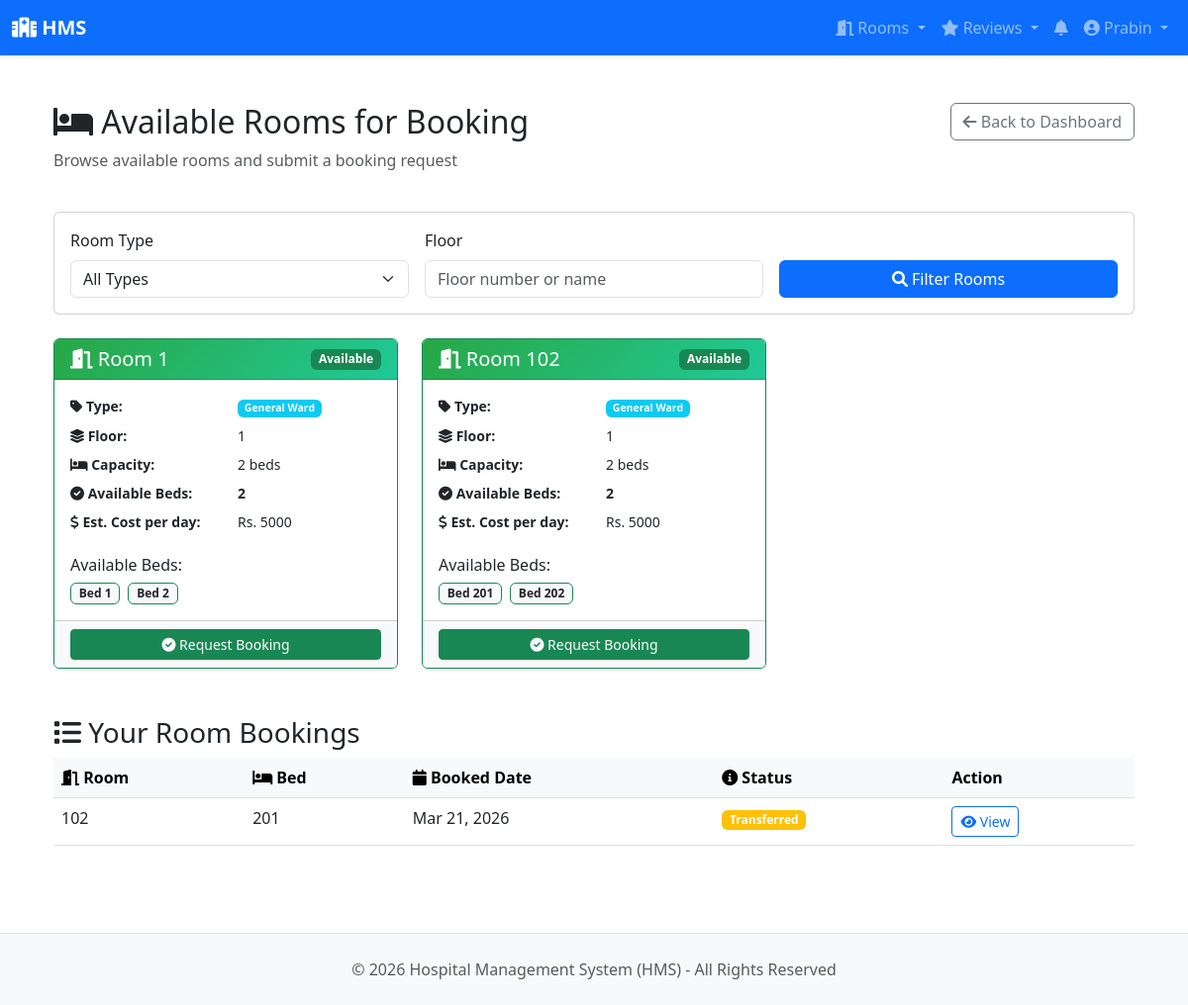
The page /rooms/patient/available/ (signed in) on the database as committed earlier.
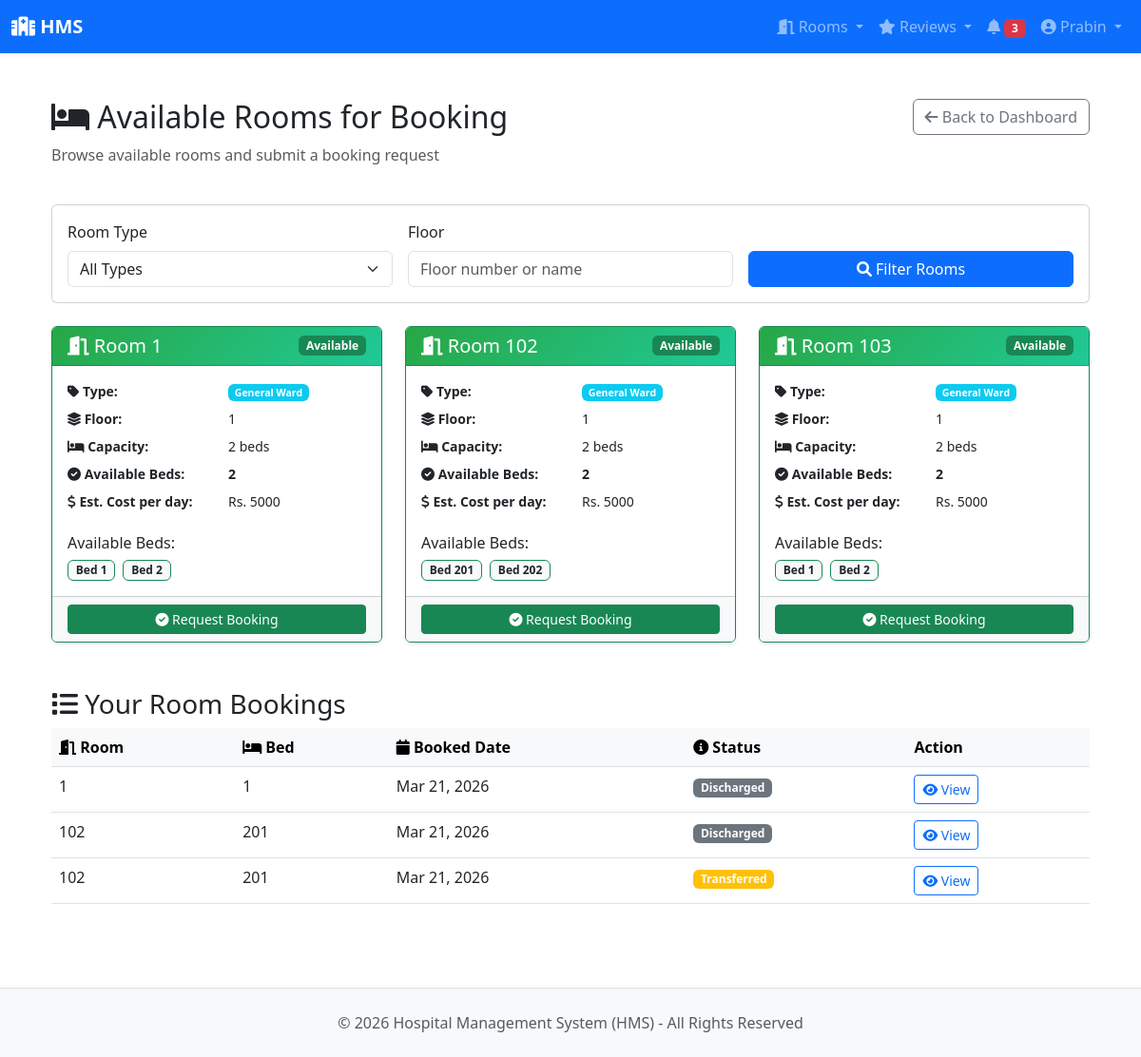
The same page on the database as committed later.
### users/models.py (models this page shows, shortened)
class User(AbstractBaseUser, PermissionsMixin):
    ROLE_CHOICES = [
        ('PATIENT', 'Patient'),
        ('DOCTOR', 'Doctor'),
        ('RECEPTIONIST', 'Receptionist'),
        ('LAB_TECHNICIAN', 'Lab Technician'),
        ('ADMIN', 'Super Admin'),
    ]
    email = models.EmailField(unique=True)
    username = models.CharField(max_length=50)
    role = models.CharField(max_length=20, choices=ROLE_CHOICES, default='PATIENT')
    is_active = models.BooleanField(default=False)  # False until email activated
    is_staff = models.BooleanField(default=False)
    date_joined = models.DateTimeField(auto_now_add=True)
    activation_token = models.CharField(max_length=200, blank=True, null=True)
    objects = UserManager()
    USERNAME_FIELD = 'email'
    REQUIRED_FIELDS = ['username']

### rooms/models.py (models this page shows, shortened)
class Room(models.Model):
    ROOM_TYPE_CHOICES = [
        ('GENERAL', 'General Ward'),
        ('SEMI_PRIVATE', 'Semi Private'),
        ('PRIVATE', 'Private'),
        ('ICU', 'ICU'),
        ('EMERGENCY', 'Emergency'),
    ]
    room_number = models.CharField(max_length=20, unique=True)
    room_type = models.CharField(max_length=20, choices=ROOM_TYPE_CHOICES, default='GENERAL')
    floor = models.CharField(max_length=20, blank=True)
    capacity = models.PositiveIntegerField(default=1)
    is_active = models.BooleanField(default=True)
    notes = models.TextField(blank=True)
    created_at = models.DateTimeField(auto_now_add=True)

class RoomBed(models.Model):
    BED_STATUS_CHOICES = [
        ('AVAILABLE', 'Available'),
        ('OCCUPIED', 'Occupied'),
        ('MAINTENANCE', 'Maintenance'),
    ]
    room = models.ForeignKey(Room, on_delete=models.CASCADE, related_name='beds')
    bed_number = models.CharField(max_length=20)
    status = models.CharField(max_length=15, choices=BED_STATUS_CHOICES, default='AVAILABLE')
    class Meta:
        unique_together = ['room', 'bed_number']
        ordering = ['room__room_number', 'bed_number']

class RoomAssignment(models.Model):
    STATUS_CHOICES = [
        ('ADMITTED', 'Admitted'),
        ('DISCHARGED', 'Discharged'),
        ('TRANSFERRED', 'Transferred'),
    ]
    patient = models.ForeignKey('users.PatientProfile', on_delete=models.CASCADE, related_name='room_assignments')
    bed = models.ForeignKey(RoomBed, on_delete=models.PROTECT, related_name='assignments')
    admitted_by = models.ForeignKey('users.User', on_delete=models.SET_NULL, null=True, related_name='admitted_patients')
    doctor = models.ForeignKey('clinical.Doctor', on_delete=models.SET_NULL, null=True, blank=True, related_name='room_patients')
    reason = models.CharField(max_length=255, blank=True)
    status = models.CharField(max_length=15, choices=STATUS_CHOICES, default='ADMITTED')
    admitted_at = models.DateTimeField(auto_now_add=True)
    discharged_at = models.DateTimeField(null=True, blank=True)
    discharge_notes = models.TextField(blank=True)
    class Meta:
        ordering = ['-admitted_at']

### rooms/views.py (the view)
# urls.py: path('patient/available/', views.patient_available_rooms, name='patient_available_rooms'),
@login_required
def patient_available_rooms(request):
    if request.user.role != 'PATIENT':
        messages.error(request, 'Access denied. Patients only.')
        return redirect('users:dashboard')
    rooms = Room.objects.prefetch_related('beds').filter(is_active=True)
    room_type = request.GET.get('room_type')
    floor = request.GET.get('floor')
    if room_type:
        rooms = rooms.filter(room_type=room_type)
    if floor:
        rooms = rooms.filter(floor__icontains=floor)
    available_rooms = []
    for room in rooms:
        available_beds = [bed for bed in room.beds.all() if bed.status == 'AVAILABLE']
        if available_beds:
            room.available_bed_list = available_beds
            room.available_beds_count = len(available_beds)
            room.get_estimated_cost = 5000  # Standard cost per day (can vary by type)
            available_rooms.append(room)
    patient = request.user.patient_profile
    patient_bookings = RoomAssignment.objects.filter(patient=patient).select_related('bed__room')
    context = {
        'available_rooms': available_rooms,
        'patient_bookings': patient_bookings,
    }
    return render(request, 'rooms/patient_available_rooms.html', context)

### notifications/context_processors.py (called while the page is built)
def unread_notifications(request):
    if request.user.is_authenticated:
        count = Notification.objects.filter(recipient=request.user, is_read=False).count()
        return {'unread_notification_count': count}
    return {'unread_notification_count': 0}

### templates/rooms/patient_available_rooms.html (shortened to what this page needs)
{% extends 'base.html' %}
{% load static %}
{% block content %}
<div class="container py-4">
    <div class="row mb-4">
        <div class="col-md-8">
            <h1 class="h2">
                <i class="fas fa-bed"></i> Available Rooms for Booking
            </h1>
            <p class="text-muted">Browse available rooms and submit a booking request</p>
        </div>
        <div class="col-md-4 text-end">
            <a href="{% url 'users:dashboard' %}" class="btn btn-outline-secondary">
                <i class="fas fa-arrow-left"></i> Back to Dashboard
            </a>
        </div>
    </div>
    <div class="card mb-4">
        <div class="card-body">
            <form method="GET" class="row g-3">
                <div class="col-md-4">
                    <label class="form-label">Room Type</label>
                    <select name="room_type" class="form-select">
                        <option value="">All Types</option>
                    </select>
                </div>
                <div class="col-md-4">
                    <label class="form-label">Floor</label>
                    <input type="text" name="floor" class="form-control" placeholder="Floor number or name" value="{{ request.GET.floor }}">
                </div>
                <div class="col-md-4 d-flex align-items-end">
                    <button type="submit" class="btn btn-primary w-100">
                        <i class="fas fa-search"></i> Filter Rooms
                    </button>
                </div>
            </form>
        </div>
    </div>
    <div class="row g-4">
        {% for room in available_rooms %}
        <div class="col-md-6 col-lg-4">
            <div class="card h-100 shadow-sm border-success">
                <div class="card-header bg-gradient-success">
                    <div class="d-flex justify-content-between align-items-center">
                        <h5 class="mb-0">
                            <i class="fas fa-door-open"></i> Room {{ room.room_number }}
                        </h5>
                        <span class="badge bg-success">Available</span>
                    </div>
                </div>
                <div class="card-body">
                    <dl class="row small">
                        <dt class="col-sm-6">
                            <i class="fas fa-tag"></i> Type:
                        </dt>
                        <dd class="col-sm-6">
                            <span class="badge bg-info">{{ room.get_room_type_display }}</span>
                        </dd>
                        <dt class="col-sm-6">
                            <i class="fas fa-layer-group"></i> Floor:
                        </dt>
                        <dd class="col-sm-6">{{ room.floor }}</dd>
                        <dt class="col-sm-6">
                            <i class="fas fa-bed"></i> Capacity:
                        </dt>
                        <dd class="col-sm-6">{{ room.capacity }} beds</dd>
                        <dt class="col-sm-6">
                            <i class="fas fa-check-circle"></i> Available Beds:
                        </dt>
                        <dd class="col-sm-6">
                            <strong>{{ room.available_beds_count }}</strong>
                        </dd>
                        <dt class="col-sm-6">
                            <i class="fas fa-dollar-sign"></i> Est. Cost per day:
                        </dt>
                        <dd class="col-sm-6">
                            Rs. {{ room.get_estimated_cost }}
                        </dd>
                    </dl>
                    <div class="mt-3">
                        <h6>Available Beds:</h6>
                        <div class="d-flex flex-wrap gap-2">
                            {% for bed in room.available_bed_list %}
                            <span class="badge bg-light text-dark border border-success">
                                Bed {{ bed.bed_number }}
                            </span>
                            {% endfor %}
                        </div>
                    </div>
                </div>
                <div class="card-footer bg-light">
                    <form method="POST" action="{% url 'rooms:patient_book_room' %}">
                        <button type="submit" class="btn btn-success btn-sm w-100">
                            <i class="fas fa-check-circle"></i> Request Booking
                        </button>
                    </form>
                </div>
            </div>
        </div>
        {% endfor %}
    </div>
    <div class="row mt-5">
        <div class="col-12">
            <h3><i class="fas fa-list"></i> Your Room Bookings</h3>
            <div class="table-responsive">
                <table class="table table-hover">
                    <thead class="table-light">
                        <tr>
                            <th><i class="fas fa-door-open"></i> Room</th>
                            <th><i class="fas fa-bed"></i> Bed</th>
                            <th><i class="fas fa-calendar"></i> Booked Date</th>
                            <th><i class="fas fa-info-circle"></i> Status</th>
                            <th>Action</th>
                        </tr>
                    </thead>
                    <tbody>
                        {% for booking in patient_bookings %}
                        <tr>
                            <td>{{ booking.bed.room.room_number }}</td>
                            <td>{{ booking.bed.bed_number }}</td>
                            <td>{{ booking.admitted_at|date:"M d, Y" }}</td>
                            <td>
                                {% if booking.status == 'ADMITTED' %}
                                    <span class="badge bg-success">Admitted</span>
                                {% elif booking.status == 'DISCHARGED' %}
                                    <span class="badge bg-secondary">Discharged</span>
                                {% else %}
                                    <span class="badge bg-warning">{{ booking.get_status_display }}</span>
                                {% endif %}
                            </td>
                            <td>
                                <a href="{% url 'rooms:room_detail' booking.bed.room.id %}" class="btn btn-sm btn-outline-primary">
                                    <i class="fas fa-eye"></i> View
                                </a>
                            </td>
                        </tr>
                        {% empty %}
                        <tr>
                            <td colspan="5" class="text-center text-muted">No active bookings yet</td>
                        </tr>
                        {% endfor %}
                    </tbody>
                </table>
            </div>
        </div>
    </div>
</div>
{% endblock %}

### templates/base.html (shortened to what this page needs)
<!DOCTYPE html>
<html lang="en">
<head>
    <link href="https://cdn.jsdelivr.net/npm/bootstrap@5.3.0/dist/css/bootstrap.min.css" rel="stylesheet">
    <link href="https://cdnjs.cloudflare.com/ajax/libs/font-awesome/6.0.0/css/all.min.css" rel="stylesheet">
</head>
<body>
{% if user.is_authenticated %}
<nav class="navbar navbar-expand-lg navbar-dark bg-primary sticky-top shadow-sm">
    <div class="container-fluid">
        <a class="navbar-brand fw-bold" href="{% url 'users:dashboard' %}">
            <i class="fas fa-hospital"></i> HMS
        </a>
        <div class="collapse navbar-collapse" id="navbarNav">
            <div class="navbar-nav ms-auto">
                {% if user.role == 'PATIENT' or user.role == 'DOCTOR' or user.role == 'RECEPTIONIST' or user.role == 'ADMIN' %}
                <div class="nav-item dropdown">
                    <a class="nav-link dropdown-toggle" href="#" id="roomsDropdown" role="button" data-bs-toggle="dropdown">
                        <i class="fas fa-door-open"></i> Rooms
                    </a>
                </div>
                {% endif %}
                {% if user.role == 'PATIENT' or user.role == 'DOCTOR' %}
                <div class="nav-item dropdown">
                    <a class="nav-link dropdown-toggle" href="#" id="reviewsDropdown" role="button" data-bs-toggle="dropdown">
                        <i class="fas fa-star"></i> Reviews
                    </a>
                </div>
                {% endif %}
                <a class="nav-link" href="{% url 'notifications:notification_list' %}" title="Notifications">
                    <i class="fas fa-bell"></i>
                    {% if unread_notification_count > 0 %}
                        <span class="badge bg-danger">{{ unread_notification_count }}</span>
                    {% endif %}
                </a>
                <div class="nav-item dropdown">
                    <a class="nav-link dropdown-toggle" href="#" id="userDropdown" role="button" data-bs-toggle="dropdown">
                        <i class="fas fa-user-circle"></i> {{ user.first_name|default:user.username }}
                    </a>
                </div>
            </div>
        </div>
    </div>
</nav>
{% endif %}
<div class="{% if user.is_authenticated %}container{% else %}container-fluid{% endif %} mt-4">
    {% block content %}{% endblock %}
</div>
<footer class="bg-light text-muted py-4 mt-5 border-top">
    <div class="container text-center">
        <p class="mb-0">&copy; 2026 Hospital Management System (HMS) - All Rights Reserved</p>
    </div>
</footer>
<link href="https://cdnjs.cloudflare.com/ajax/libs/font-awesome/6.0.0/css/all.min.css" rel="stylesheet">
</body>
</html>

### templates/rooms/patient_available_rooms.html (style rules this page uses)
.bg-gradient-success { background: linear-gradient(135deg, #28a745, #20c997) !important; color: white; }

Rows that differ between the two databases and show on the page:
added Room: room_number "103", room_type "General Ward", floor "1", capacity "2", available_beds_count "2", get_estimated_cost "5000"
added RoomBed: bed_number "1", shown under "103"
added RoomBed: bed_number "2", shown under "103"
added RoomAssignment: bed.room.room_number "1", bed.bed_number "1", admitted_at "Mar 21, 2026", status "Discharged"
added RoomAssignment: bed.room.room_number "102", bed.bed_number "201", admitted_at "Mar 21, 2026", status "Discharged"
Other text that changed with them:
{{ unread_notification_count }}: (not shown) → "3"
